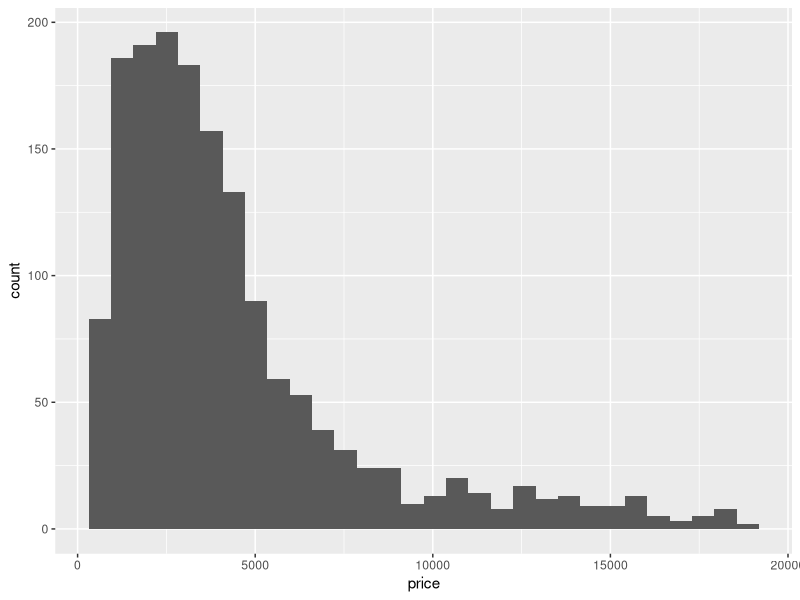
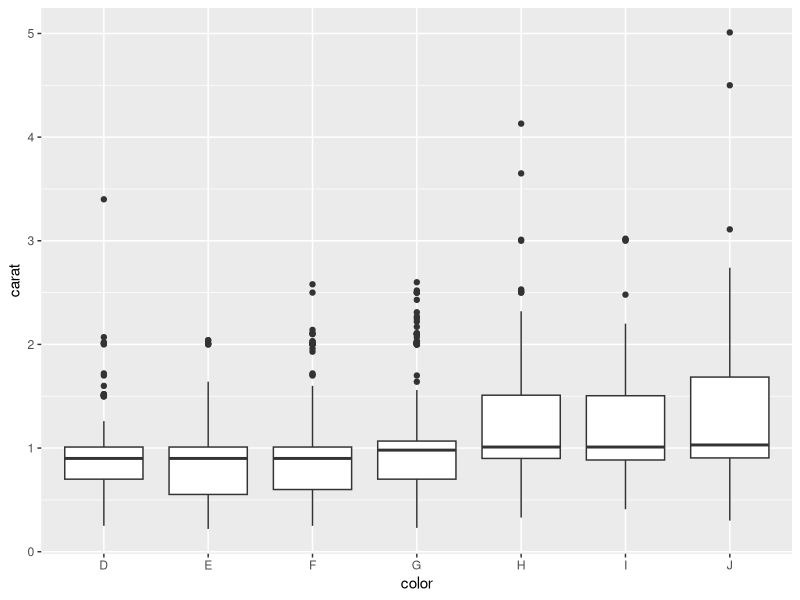
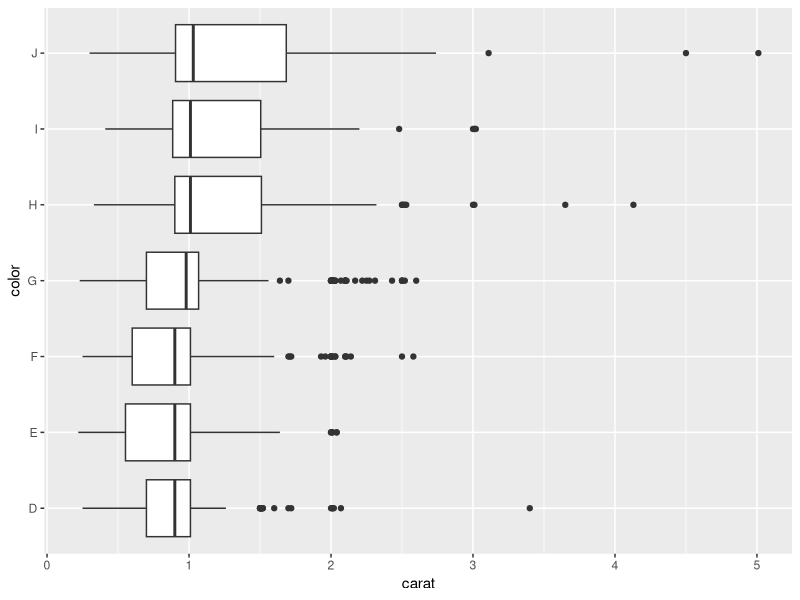
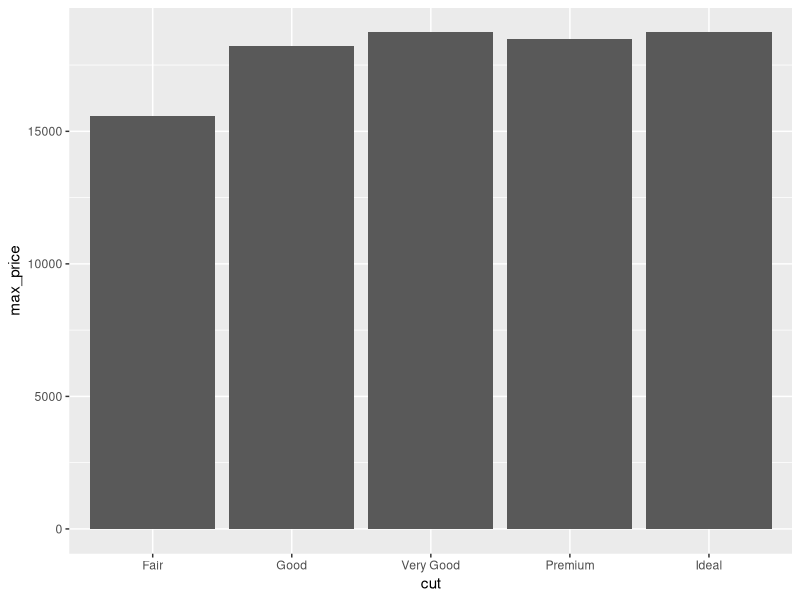
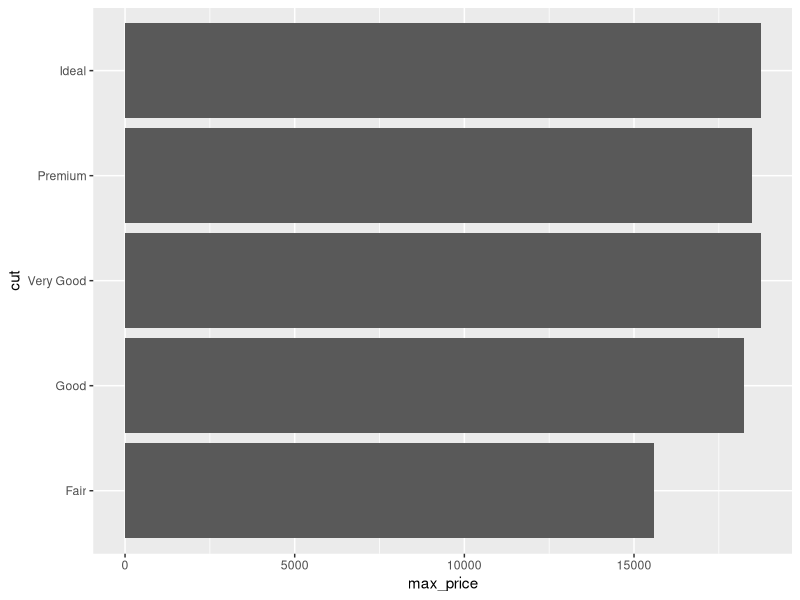
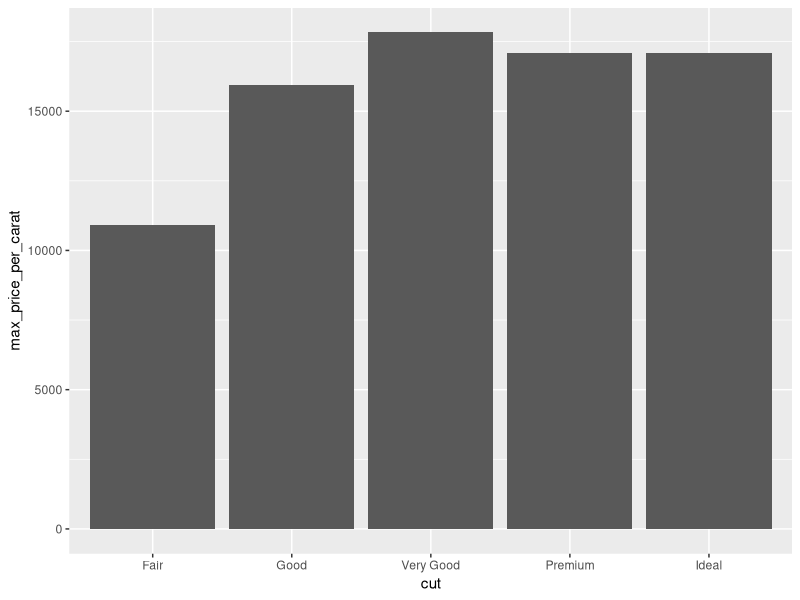
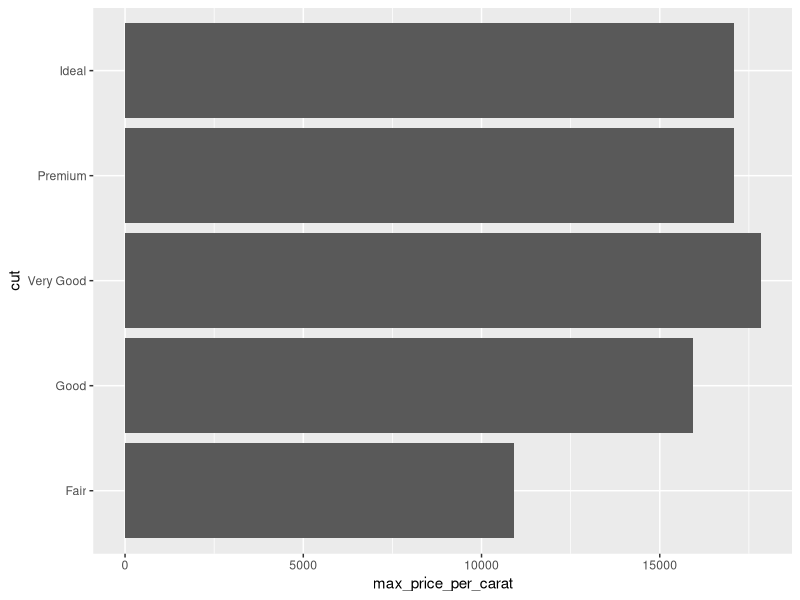
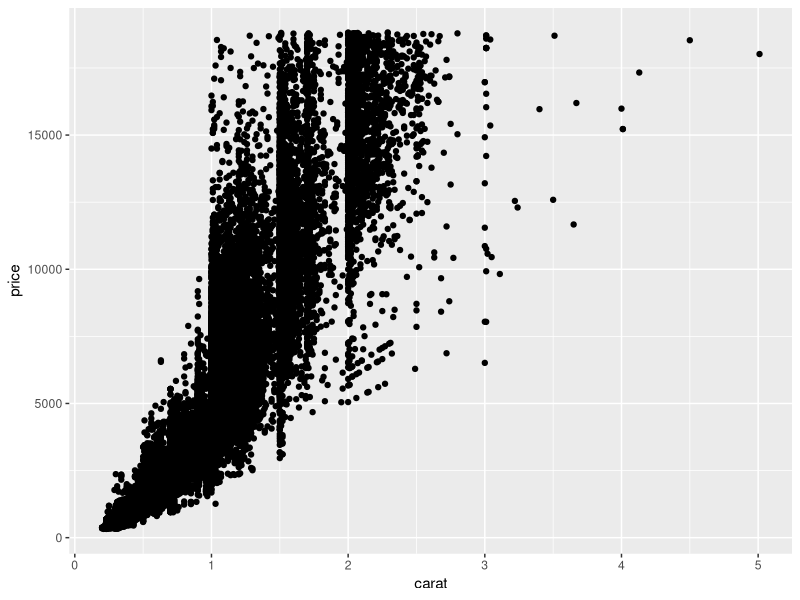

Source code (R) for these figures, in order:
######################################################
# The dplyr Pipe Operator
#  AKA, "chaining"
#
# the '%>%' operator allows you to "chain" together
# multiple commands, function, and dplyr verbs
# (this is somtimes called 'piping', much like pipes
#  in UNIX)
#
#
# (Release: 2016-08)
#
# sharpsightlabs.com
# © Copyright 2016 Sharp Sight Labs
# All rights reserved
#
######################################################



#---------------
#LOAD LIBRARIES
#---------------

library(dplyr)
library(ggplot2)



#------------------
# DATA INSPECTION
#------------------

# get first few records
head(diamonds)

# examine the levels of the "cut" variable
levels(diamonds$cut)

# create a frequency table of the "cut" variable
table(diamonds$cut)

# create a *proportion* table of the "cut" variable
table(diamonds$cut) %>%
  prop.table()




# CREATE DATA WITH ONLY 'carat' & 'price' variables
diamonds %>%
  select(carat, price)



###########
# FILTER
###########

#-----------------------------
# Filter
# - 'Ideal' cut diamonds only
#-----------------------------

diamonds %>%
  filter(cut == 'Ideal')


# maximum price for 'Ideal' cut diamonds
diamonds %>%
  filter(cut == 'Ideal') %>%
  summarize(max(price))


# create subset of 'Fair' cut diamonds
diamonds %>%
  filter(cut == 'Fair')


# Create histogram of price 
#  for only 'Fair' cut diamonds
diamonds %>%
  filter(cut == 'Fair') %>%
  ggplot(aes(x = price)) +
    geom_histogram()


# Create boxplot of carat, by color variable
#  for subset of 'Fair' cut diamonds
diamonds %>%
  filter(cut == 'Fair') %>%
  ggplot(aes(x = color, y = carat)) +
    geom_boxplot()


# REDO: 
#  - Create boxplot of carat, by color variable
#   for subset of 'Fair' cut diamonds
#  - Flip x/y coordinates
diamonds %>%
  filter(cut == 'Fair') %>%
  ggplot(aes(x = color, y = carat)) +
    geom_boxplot() +
    coord_flip()



# Calculate maximum price for 'E' color diamonds
#  grouped by different diamond cuts
diamonds %>%
  filter(color == 'E') %>%
  group_by(cut) %>%
  summarize(max_price = max(price))



# Make a bar chart of maximum price for 'E' color diamonds
#  grouped by different diamond cuts
diamonds %>%
  filter(color == 'E') %>%
  group_by(cut) %>%
  summarize(max_price = max(price)) %>%
  ggplot(aes(x = cut, y = max_price)) +
    geom_bar(stat = "identity")



# REDO:
# - Make a bar chart of maximum price for 'E' color diamonds
#   grouped by different diamond cuts
#   AND flip the coordinates to create a horizontal bar chart

diamonds %>%
  filter(color == 'E') %>%
  group_by(cut) %>%
  summarize(max_price = max(price)) %>%
  ggplot(aes(x = cut, y = max_price)) +
    geom_bar(stat = "identity") +
    coord_flip()





#############
# SELECT
#############

diamonds %>%
  select(carat, cut, price)
  


#--------------------------------------
# Reshape 'diamonds' dataset
# - reduce variables
# - add new varibale 'price_per_carat'
#--------------------------------------


# select carat, cut, and price
#  then create a new variable 'price_per_carat'
diamonds %>%
  select(carat, cut, price) %>%
  mutate(price_per_carat = price / carat)



# Redo: pipe into head
diamonds %>%
  select(carat, cut, price) %>%
  mutate(price_per_carat = price / carat) %>%
  head()



# Calculate maximum price per carat
#  for different diamond cuts
diamonds %>%
  select(carat, cut, price) %>%
  mutate(price_per_carat = price / carat) %>%
  group_by(cut) %>%
  summarize(max(price_per_carat))



diamonds %>%
  select(carat, cut, price) %>%
  mutate(price_per_carat = price / carat) %>%
  group_by(cut) %>%
  summarize(max_price_per_carat = max(price_per_carat)) %>%
  ggplot(aes(x = cut, y = max_price_per_carat)) +
    geom_bar(stat = "identity")



diamonds %>%
  select(carat, cut, price) %>%
  mutate(price_per_carat = price / carat) %>%
  group_by(cut) %>%
  summarize(max_price_per_carat = max(price_per_carat)) %>%
  ggplot(aes(x = cut, y = max_price_per_carat)) +
    geom_bar(stat = "identity") +
    coord_flip()











######################
# SUMMARIZE by GROUPS
######################


#------------------------------
# Average diamond price by cut
#  (diamonds example)
#------------------------------

# EXAMPLE WITHOUT CHAINING
group.diamonds_by_cut <- group_by(diamonds, cut)
summarise(group.diamonds_by_cut, avg_price = mean(price))  


# REDO _WITH_ CHAINING
diamonds %>%
  group_by(cut) %>%
  summarise(mean(price))


#      Fair    4358.758
#      Good    3928.864
# Very Good    3981.760
#   Premium    4584.258
#     Ideal    3457.542


#--------------------------------
# Median diamond weight (carats)
#  by cut
#--------------------------------
diamonds %>%
  group_by(cut) %>%
  summarise(median(carat))





############################
# MORE COMPLICATED EXAMPLES
############################







# CREATE DATA WITH ONLY 'carat' & 'price' variables
# AND PIPE INTO ggplot()

diamonds %>%
  select(carat, price) %>%
  ggplot(aes(x = carat, y = price)) +
    geom_point()





diamonds %>%
  filter(cut == 'Ideal') %>%
  ggplot(aes(x = carat, y = price)) +
    geom_point()


  

#---------
# ARRANGE
#---------

# sort by price, low to high
diamonds %>%
  arrange(price)


# find the cheapest diamonds
diamonds %>%
  filter(min_rank(price) >= 10)
  

# find the cheapest diamonds
diamonds %>%
  filter(min_rank(price) >= 10) %>%
  arrange()



# sort by price, high to low
diamonds %>%
  arrange(desc(price))




  